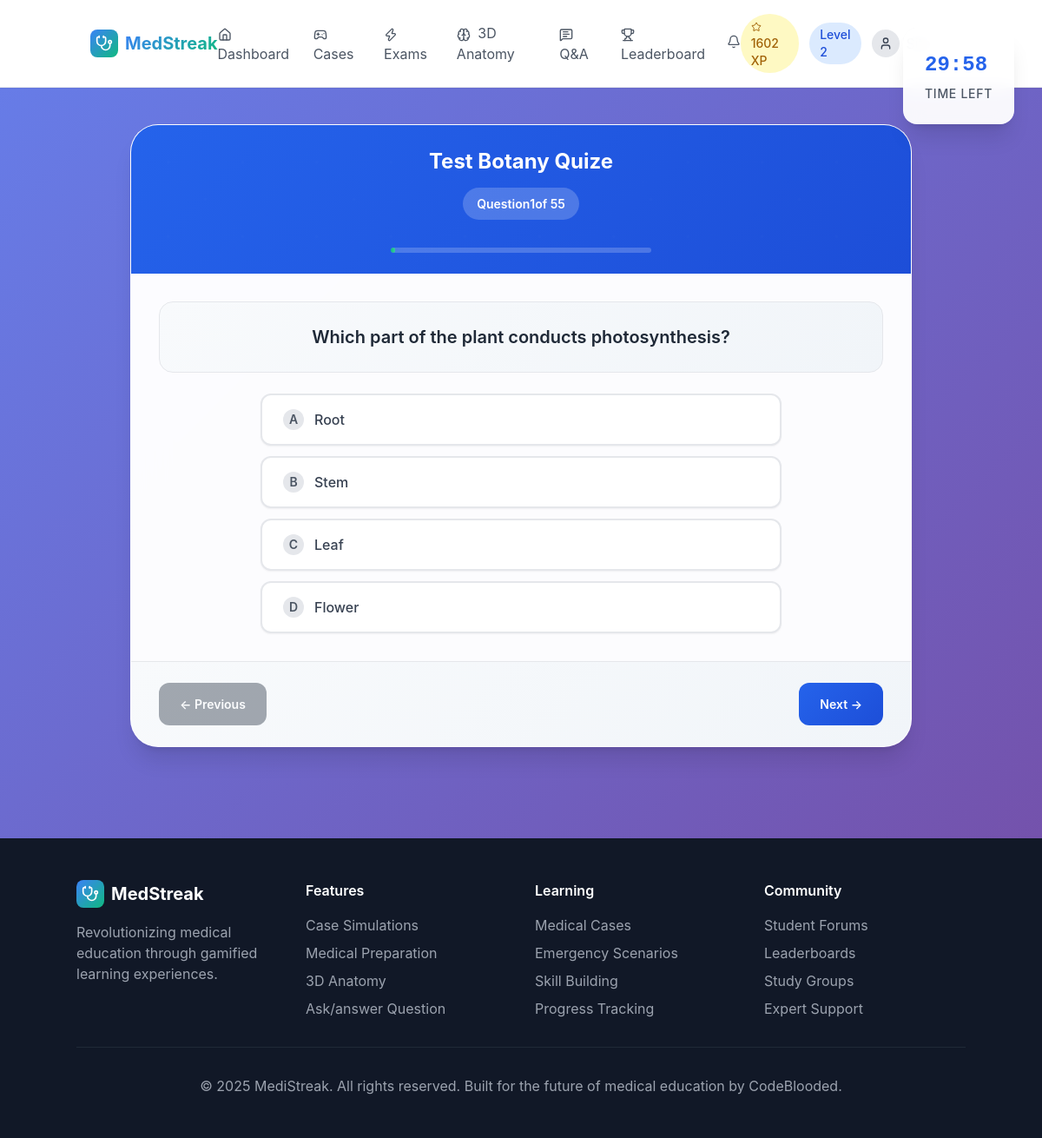
The page /quizzes/9/take/ (signed in) on the database its author committed.
### core/models.py (models this page shows, shortened)
class StudentProfile(models.Model):
    YEAR_CHOICES = [
        ('1', 'First Year'),
        ('2', 'Second Year'),
        ('3', 'Third Year'),
        ('4', 'Fourth Year'),
        ('resident', 'Resident'),
        ('other', 'Other'),
    ]
    SPECIALIZATION_CHOICES = [
        ('general', 'General Medicine'),
        ('cardiology', 'Cardiology'),
        ('neurology', 'Neurology'),
        ('pediatrics', 'Pediatrics'),
        ('surgery', 'Surgery'),
        ('psychiatry', 'Psychiatry'),
        ('emergency', 'Emergency Medicine'),
        ('radiology', 'Radiology'),
        ('pathology', 'Pathology'),
        ('other', 'Other'),
    ]
    user = models.OneToOneField(User, on_delete=models.CASCADE)
    student_id =  models.CharField(max_length=100, unique=True, default=generate_student_id)
    university = models.CharField(max_length=200, blank=True)
    year_of_study = models.CharField(max_length=10, choices=YEAR_CHOICES, default='1')
    specialization = models.CharField(max_length=20, choices=SPECIALIZATION_CHOICES, default='general')
    total_xp = models.IntegerField(default=0)
    level = models.IntegerField(default=1)
    current_streak = models.IntegerField(default=0)
    longest_streak = models.IntegerField(default=0)
    last_activity = models.DateTimeField(default=timezone.now)
    cases_completed = models.IntegerField(default=0)
    quiz_accuracy = models.FloatField(default=0.0)
    total_study_time = models.IntegerField(default=0)  # in minutes
    timed_challenges_completed = models.IntegerField(default=0)
    is_profile_complete = models.BooleanField(default=False)
    email_notifications = models.BooleanField(default=True)
    public_profile = models.BooleanField(default=True)
    created_at = models.DateTimeField(auto_now_add=True)
    updated_at = models.DateTimeField(auto_now=True)

### quizzes/models.py (models this page shows, shortened)
class Quiz(models.Model):
    title = models.CharField(max_length=200)
    description = models.TextField()
    difficulty = models.CharField(max_length=20, choices=[
        ('beginner', 'Beginner'),
        ('intermediate', 'Intermediate'),
        ('advanced', 'Advanced'),
    ])
    time_limit = models.IntegerField(help_text="Time limit in minutes")
    xp_reward = models.IntegerField(default=50)
    created_at = models.DateTimeField(auto_now_add=True)
    updated_at = models.DateTimeField(auto_now=True)

class Question(models.Model):
    quiz = models.ForeignKey(Quiz, on_delete=models.CASCADE, related_name='questions')
    question_text = models.TextField()
    explanation = models.TextField(blank=True)
    points = models.IntegerField(default=10)
    order = models.IntegerField(default=0)
    class Meta:
        ordering = ['order']

class Choice(models.Model):
    question = models.ForeignKey(Question, on_delete=models.CASCADE, related_name='choices')
    choice_text = models.CharField(max_length=500)
    label = models.CharField(max_length=1)
    is_correct = models.BooleanField(default=False)
    order = models.IntegerField(default=0)
    class Meta:
        ordering = ['order']

### quizzes/views.py (the view, shortened to what this page needs)
# urls.py: path('<int:quiz_id>/take/', views.take_quiz, name='take_quiz'),
@login_required
def take_quiz(request, quiz_id):
    quiz = get_object_or_404(Quiz, id=quiz_id)
    questions = quiz.questions.prefetch_related('choices').all()
    context = {
        'quiz': quiz,
        'questions': questions,
    }
    return render(request, 'quizzes/take_quiz.html', context)

### ai_checker/context_processors.py (called while the page is built)
def notification_count(request):
    if request.user.is_authenticated:
        unread_count = Notification.objects.filter(
            recipient=request.user,
            is_read=False
        ).count()
        return {'unread_notification_count': unread_count}
    return {'unread_notification_count': 0}

### templates/quizzes/take_quiz.html (shortened to what this page needs)
{% extends 'base.html' %}
{% load static %}
{% block content %}
<div class="quiz-container">
    <div class="quiz-timer">
        <div class="timer-display" id="timer">{{ quiz.time_limit }}:00</div>
        <div class="timer-label">Time Left</div>
    </div>
    <div class="container">
        <div class="row justify-content-center">
            <div class="col-12">
                <div class="main-quiz-card">
                    <div class="quiz-header">
                        <div class="quiz-title">{{ quiz.title }}</div>
                        <div class="question-counter">
                            Question <span id="current-question">1</span> of {{ questions.count }}
                        </div>
                        <div class="progress-container">
                            <div class="progress-bar-custom">
                                <div class="progress-fill" id="progress-bar" style="width: 0%"></div>
                            </div>
                        </div>
                    </div>
                    <div class="quiz-body">
                        <form id="quiz-form" method="post">
                            {% for question in questions %}
                            <div class="question-slide" id="question-{{ forloop.counter }}" {% if not forloop.first %}style="display: none;"{% endif %}>
                                <div class="question-text">{{ question.question_text }}</div>
                                <div class="choices-container">
                                    {% for choice in question.choices.all %}
                                    <button type="button" class="choice-btn"
                                            data-question="{{ question.id }}"
                                            data-choice="{{ choice.id }}"
                                            data-label="{{ choice.label }}">
                                        {{ choice.choice_text }}
                                    </button>
                                    {% endfor %}
                                </div>
                            </div>
                            {% endfor %}
                        </form>
                    </div>
                    <div class="quiz-footer">
                        <div class="nav-buttons">
                            <button type="button" class="btn-nav btn-secondary" id="prev-btn" disabled>
                                ← Previous
                            </button>
                            <button type="button" class="btn-nav btn-primary" id="next-btn">
                                Next →
                            </button>
                        </div>
                    </div>
                </div>
            </div>
        </div>
    </div>
</div>
{% endblock %}

### templates/base.html (shortened to what this page needs)
<!DOCTYPE html>
<html lang="en">
<head>
    <script src="https://cdn.tailwindcss.com"></script>
</head>
<body class="bg-gray-50">
    <header class="bg-white border-b sticky top-0 z-50 shadow-sm">
        <div class="container mx-auto px-4 py-4 flex items-center justify-between">
            <a href="{% url 'home' %}" class="flex items-center space-x-2">
                <div class="w-8 h-8 gradient-bg rounded-lg flex items-center justify-center">
                    <i data-lucide="stethoscope" class="w-5 h-5 text-white"></i>
                </div>
                <span class="text-xl font-bold gradient-text">MedStreak</span>
            </a>
            <nav class="hidden md:flex items-center space-x-6">
                {% if user.is_authenticated %}
                    <a href="{% url 'dashboard' %}" class="text-gray-600 hover:text-blue-600 transition-colors {% if request.resolver_match.url_name == 'dashboard' %}text-blue-600 font-medium{% endif %}">
                        <i data-lucide="home" class="w-4 h-4 inline mr-1"></i>
                        Dashboard
                    </a>
                    <a href="{% url 'case_list' %}" class="text-gray-600 hover:text-blue-600 transition-colors">
                        <i data-lucide="gamepad-2" class="w-4 h-4 inline mr-1"></i>
                        Cases
                    </a>
                    <a href="{% url 'quizzes:quiz_list' %}" class="text-gray-600 hover:text-blue-600 transition-colors">
                        <i data-lucide="zap" class="w-4 h-4 inline mr-1"></i>
                        Exams
                    </a>
                    <a href="{% url 'anatomy_explorer' %}" class="text-gray-600 hover:text-blue-600 transition-colors">
                        <i data-lucide="brain" class="w-4 h-4 inline mr-1"></i>
                        3D Anatomy
                    </a>
                    <a href="{% url 'ai_checker:question_feed' %}" class="text-gray-600 hover:text-blue-600 transition-colors">
                    <i data-lucide="message-square-text" class="w-4 h-4 inline mr-1"></i>
                       Q&A
                    </a>
                    <a href="{% url 'leaderboard' %}" class="text-gray-600 hover:text-blue-600 transition-colors">
                        <i data-lucide="trophy" class="w-4 h-4 inline mr-1"></i>
                        Leaderboard
                    </a>
                    <div class="relative" id="notification-dropdown">
                        <button class="text-gray-600 hover:text-blue-600 transition-colors relative inline-flex items-center focus:outline-none" onclick="toggleNotificationDropdown()">
                            <i data-lucide="bell" class="w-4 h-4"></i>
                        </button>
                    </div>
                {% endif %}
            </nav>
            <div class="flex items-center space-x-4">
                {% if user.is_authenticated %}
                    <div class="flex items-center space-x-3">
                        <div class="bg-yellow-100 text-yellow-700 px-3 py-1 rounded-full text-sm font-medium">
                            <i data-lucide="star" class="w-3 h-3 inline mr-1"></i>
                            {{ user.studentprofile.total_xp }} XP
                        </div>
                        <div class="bg-blue-100 text-blue-700 px-3 py-1 rounded-full text-sm font-medium">
                            Level {{ user.studentprofile.level }}
                        </div>
                        <div class="relative group">
                            <button class="flex items-center space-x-2 text-gray-700 hover:text-blue-600 transition-colors">
                                <div class="w-8 h-8 bg-gray-200 rounded-full flex items-center justify-center">
                                    <i data-lucide="user" class="w-4 h-4"></i>
                                </div>
                                <span class="hidden sm:block">{{ user.first_name|default:user.username }}</span>
                            </button>
                        </div>
                    </div>
                {% endif %}
            </div>
        </div>
    </header>
    <main>
        {% block content %}{% endblock %}
    </main>
    <footer class="bg-gray-900 text-white py-12 px-4 mt-16">
        <div class="container mx-auto">
            <div class="grid md:grid-cols-4 gap-8">
                <div>
                    <div class="flex items-center space-x-2 mb-4">
                        <div class="w-8 h-8 gradient-bg rounded-lg flex items-center justify-center">
                            <i data-lucide="stethoscope" class="w-5 h-5 text-white"></i>
                        </div>
                        <span class="text-xl font-bold">MedStreak</span>
                    </div>
                    <p class="text-gray-400">Revolutionizing medical education through gamified learning experiences.</p>
                </div>
                <div>
                    <h4 class="font-semibold mb-4">Features</h4>
                    <ul class="space-y-2 text-gray-400">
                        <li>Case Simulations</li>
                        <li>Medical Preparation</li>
                        <li>3D Anatomy</li>
                        <li>Ask/answer Question</li>
                    </ul>
                </div>
                <div>
                    <h4 class="font-semibold mb-4">Learning</h4>
                    <ul class="space-y-2 text-gray-400">
                        <li>Medical Cases</li>
                        <li>Emergency Scenarios</li>
                        <li>Skill Building</li>
                        <li>Progress Tracking</li>
                    </ul>
                </div>
                <div>
                    <h4 class="font-semibold mb-4">Community</h4>
                    <ul class="space-y-2 text-gray-400">
                        <li>Student Forums</li>
                        <li>Leaderboards</li>
                        <li>Study Groups</li>
                        <li>Expert Support</li>
                    </ul>
                </div>
            </div>
            <div class="border-t border-gray-800 mt-8 pt-8 text-center text-gray-400">
                <p>&copy; 2025 MediStreak. All rights reserved. Built for the future of medical education by CodeBlooded.</p>
            </div>
        </div>
    </footer>
</body>
</html>

### templates/base.html (style rules this page uses)
.gradient-bg { background: linear-gradient(135deg, #3b82f6 0%, #10b981 100%); }
.gradient-text { background: linear-gradient(135deg, #3b82f6 0%, #10b981 100%); -webkit-background-clip: text; -webkit-text-fill-color: transparent; background-clip: text; }

### rows shown on the page
Quiz: title "Test Botany Quize"
Question: question_text "Which part of the plant conducts photosynthesis?"
Choice: choice_text "Root"
Choice: choice_text "Stem"
Choice: choice_text "Leaf"
Choice: choice_text "Flower"

### other values the page prints
{{ user.studentprofile.total_xp }} "1602"
{{ user.studentprofile.level }} "2"
{{ questions.count }} "55"
